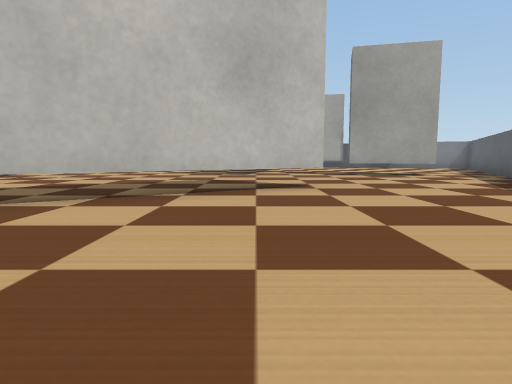
View 1 (above)

20 first-person views from a walk through a robot-simulator world made for Webots. The camera is 0.13 m above the floor, tilts 6° down and sees 75° across. The floor is counted in squares, 0.25 m on a side. Each view is taken from the middle of a square. On the plan, view 1 faces up. The plan holds only what a view shows up to about 9 squares ahead; the rest is blank. Robots are left out. Simple shapes and patterns stand in for the simulator's stock objects.

View 2
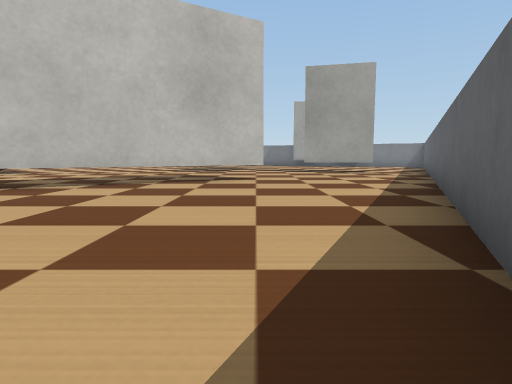

View 3
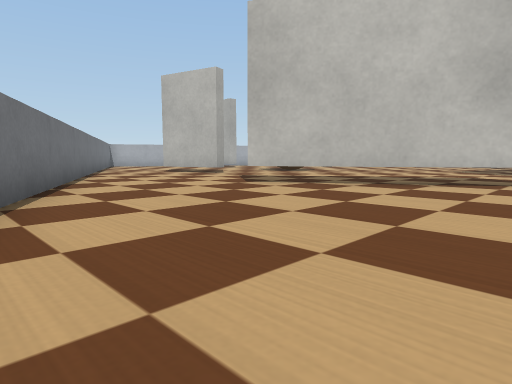

View 4
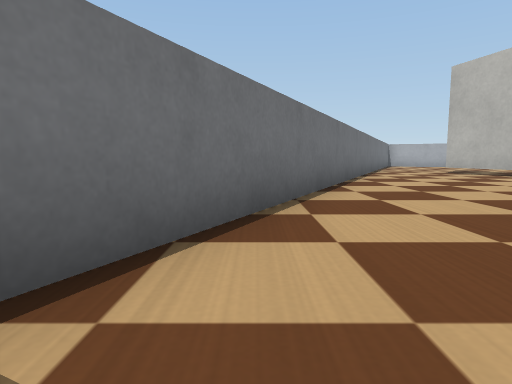

View 5
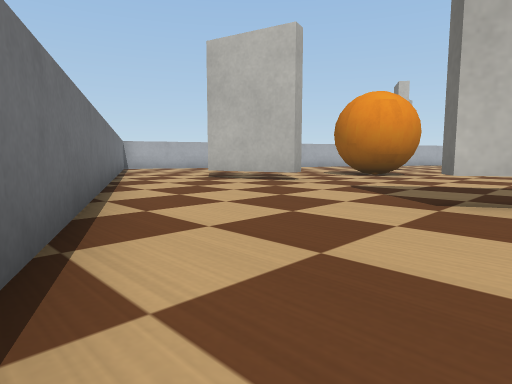

View 6
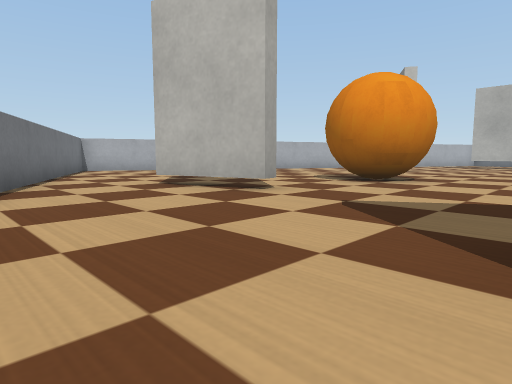

View 7
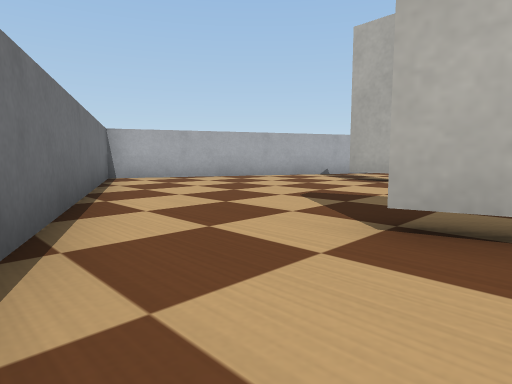

View 8
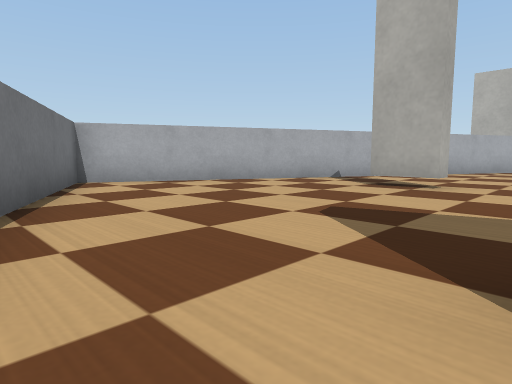

View 9
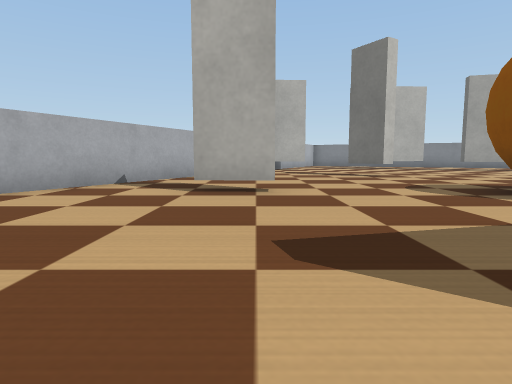

View 10
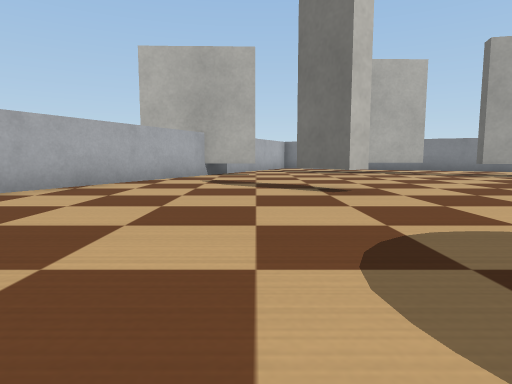

View 11
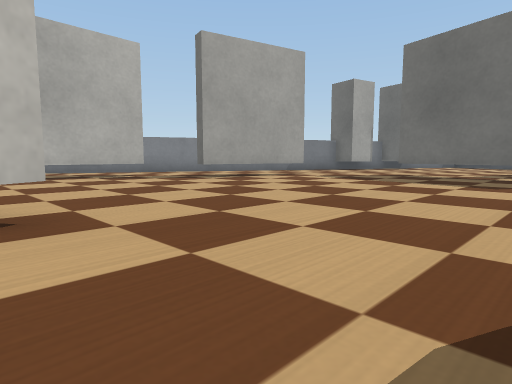

View 12
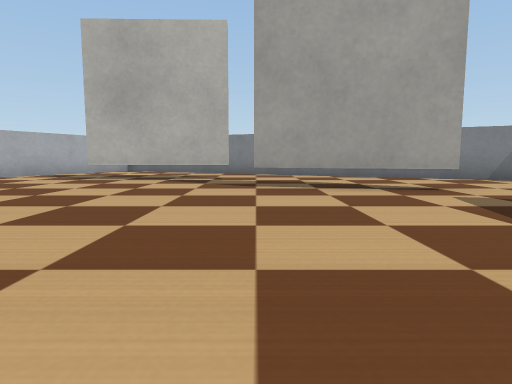

View 13
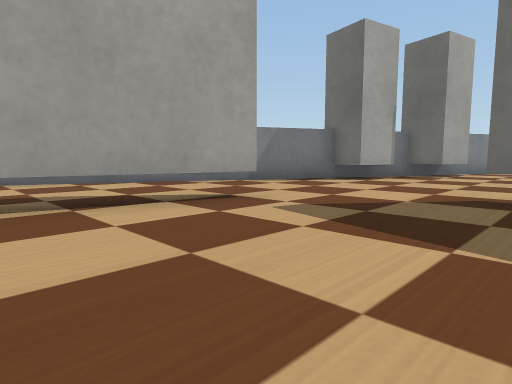

View 14
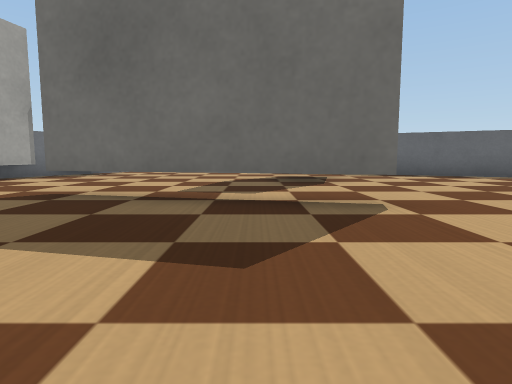

View 15
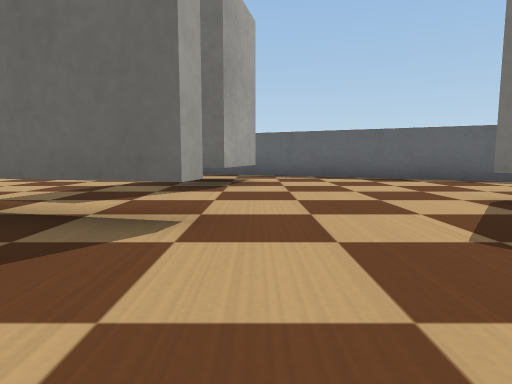

View 16
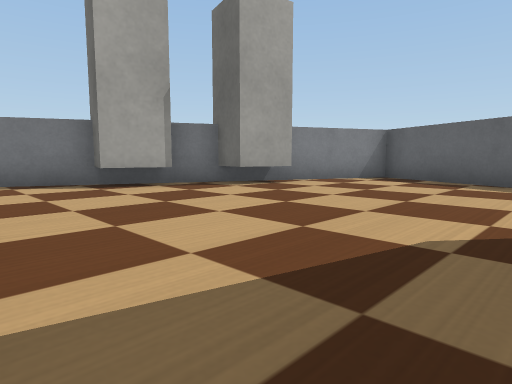

View 17
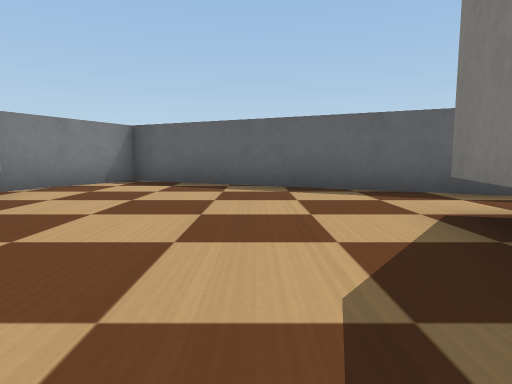

View 18
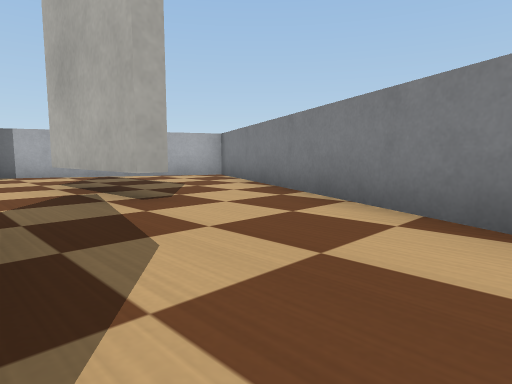

View 19
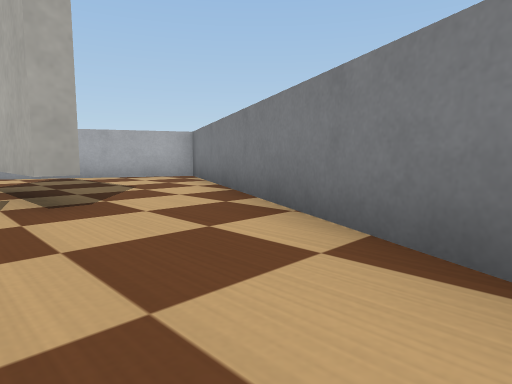

View 20
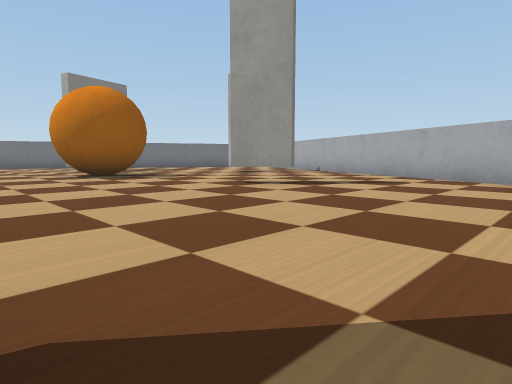

### Floor plan
Key: @ floor where view 1 was taken; # wall or solid block; . floor; T thing the floor can be seen under or through; B ball.
Columns run from 17 left of view 1 to 9 right of it. Each row starts with its distance up from view 1.
 23         ####
 22        ##..###
 21        #.....###
 20       ##.......###
 19       #...###....###
 18      ##............###
 17      #.......TTT....####
 16     ##.........TT.....####
 15     #....................##
 14    ##.....................#
 13    #....#........TT.......#
 12   ##.............T.......##
 11   #..............T.......#
 10  ##......B.......T..###.##
  9  #...#..BBBB.........##.#
  8  #.......BB............##
  7 ##.......B.............#
  6 #................TT...##
  5 ##.....###......TT....#
  4  ###..........TT.....##
  3    ###.......TT......#
  2      ###............##
  1        ###..........#
  0          ###.....@.##
 -1            ###.....
 -2              ###...
 -3                ###

Positions as (right, up) in squares from view 1, and headings:
1: (0, 0), facing up
2: (1, -2), facing up
3: (1, -2), facing up-left
4: (1, -2), facing left
5: (-3, -1), facing up-left
6: (-4, 1), facing up-left
7: (-9, 2), facing up-left
8: (-10, 3), facing up-left
9: (-12, 4), facing up
10: (-10, 8), facing up
11: (-9, 10), facing up-right
12: (-4, 11), facing up
13: (-4, 13), facing up-right
14: (-4, 11), facing right
15: (-3, 9), facing right
16: (1, 11), facing up-right
17: (2, 12), facing right
18: (-1, 17), facing up-left
19: (-1, 18), facing up-left
20: (-4, 18), facing down-left
